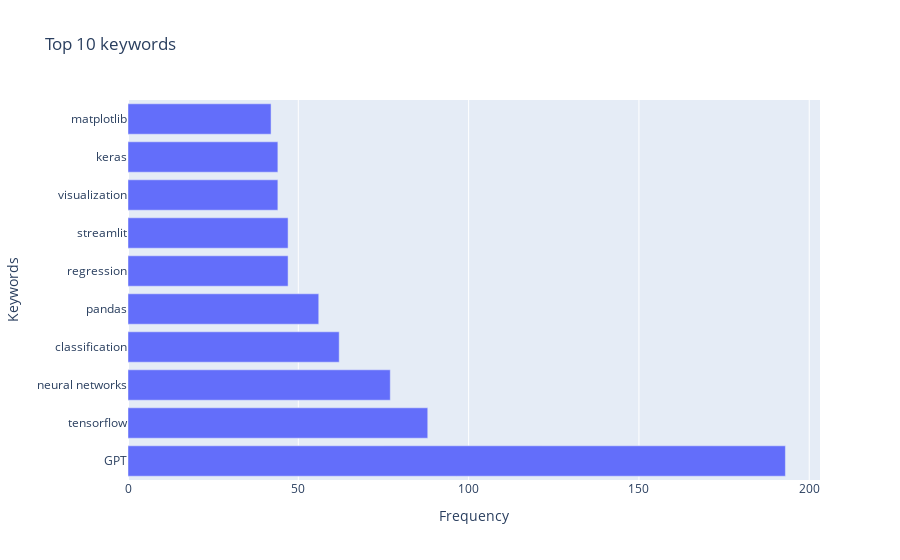
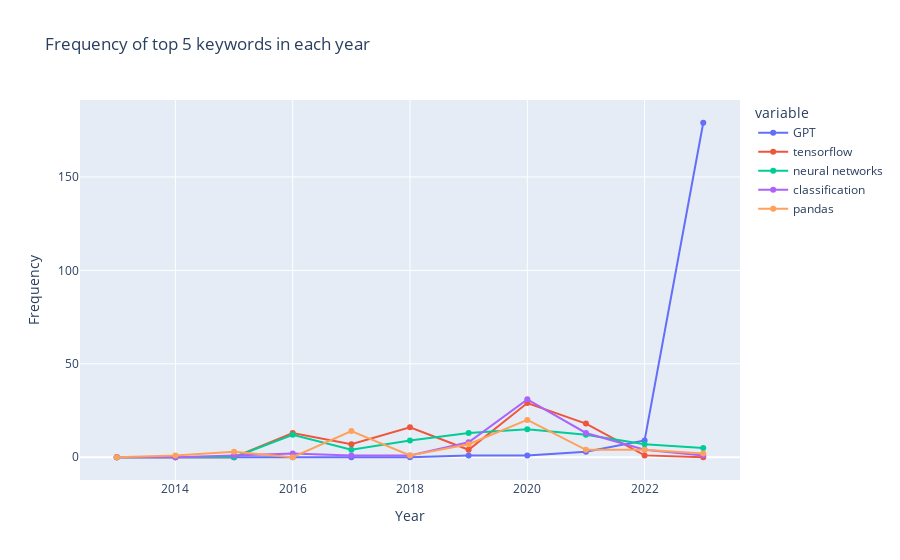

Notebook source saved alongside these figures, in order:
### Code cell
import plotly.express as px
#Illustrate the frequency of keywords in each year of top 10 keywords and bar chart of top 10 keywords
fig = px.bar(x=keywords_freq_df.sum(axis=1).sort_values(ascending=False).values[:10],
             y=top_10_keywords,orientation='h',title='Top 10 keywords',
             labels={'x':'Frequency','y':'Keywords'})

fig.show()
#Transpose the dataframe to plot
keywords_freq_df_transpose = keywords_freq_df.T
fig=px.line(keywords_freq_df_transpose,x=keywords_freq_df_transpose.index,y=top_5_keywords,markers=True
            ,title='Frequency of top 5 keywords in each year',labels={'index':'Year','value':'Frequency'})
fig.show()

### Figure 1 — Plotly figure (JSON) as saved in the notebook; plotly's stock layout.template omitted (floating-point values rounded to 4 significant figures)
{"data": [{"alignmentgroup": "True", "hovertemplate": "Frequency=%{x}<br>Keywords=%{y}<extra></extra>", "legendgroup": "", "marker": {"color": "#636efa", "pattern": {"shape": ""}}, "name": "", "offsetgroup": "", "orientation": "h", "showlegend": false, "textposition": "auto", "type": "bar", "x": [193, 88, 77, 62, 56, 47, 47, 44, 44, 42], "xaxis": "x", "y": ["GPT", "tensorflow", "neural networks", "classification", "pandas", "regression", "streamlit", "visualization", "keras", "matplotlib"], "yaxis": "y"}], "layout": {"barmode": "relative", "legend": {"tracegroupgap": 0}, "title": {"text": "Top 10 keywords"}, "xaxis": {"anchor": "y", "domain": [0, 1], "title": {"text": "Frequency"}}, "yaxis": {"anchor": "x", "domain": [0, 1], "title": {"text": "Keywords"}}}}

### Figure 2 — Plotly figure (JSON) as saved in the notebook; plotly's stock layout.template omitted (floating-point values rounded to 4 significant figures)
{"data": [{"hovertemplate": "variable=GPT<br>Year=%{x}<br>Frequency=%{y}<extra></extra>", "legendgroup": "GPT", "line": {"color": "#636efa", "dash": "solid"}, "marker": {"symbol": "circle"}, "mode": "markers+lines", "name": "GPT", "orientation": "v", "showlegend": true, "type": "scatter", "x": [2013, 2014, 2015, 2016, 2017, 2018, 2019, 2020, 2021, 2022, 2023], "xaxis": "x", "y": [0, 0, 0, 0, 0, 0, 1, 1, 3, 9, 179], "yaxis": "y"}, {"hovertemplate": "variable=tensorflow<br>Year=%{x}<br>Frequency=%{y}<extra></extra>", "legendgroup": "tensorflow", "line": {"color": "#EF553B", "dash": "solid"}, "marker": {"symbol": "circle"}, "mode": "markers+lines", "name": "tensorflow", "orientation": "v", "showlegend": true, "type": "scatter", "x": [2013, 2014, 2015, 2016, 2017, 2018, 2019, 2020, 2021, 2022, 2023], "xaxis": "x", "y": [0, 0, 0, 13, 7, 16, 4, 29, 18, 1, 0], "yaxis": "y"}, {"hovertemplate": "variable=neural networks<br>Year=%{x}<br>Frequency=%{y}<extra></extra>", "legendgroup": "neural networks", "line": {"color": "#00cc96", "dash": "solid"}, "marker": {"symbol": "circle"}, "mode": "markers+lines", "name": "neural networks", "orientation": "v", "showlegend": true, "type": "scatter", "x": [2013, 2014, 2015, 2016, 2017, 2018, 2019, 2020, 2021, 2022, 2023], "xaxis": "x", "y": [0, 0, 0, 12, 4, 9, 13, 15, 12, 7, 5], "yaxis": "y"}, {"hovertemplate": "variable=classification<br>Year=%{x}<br>Frequency=%{y}<extra></extra>", "legendgroup": "classification", "line": {"color": "#ab63fa", "dash": "solid"}, "marker": {"symbol": "circle"}, "mode": "markers+lines", "name": "classification", "orientation": "v", "showlegend": true, "type": "scatter", "x": [2013, 2014, 2015, 2016, 2017, 2018, 2019, 2020, 2021, 2022, 2023], "xaxis": "x", "y": [0, 0, 1, 2, 1, 1, 8, 31, 13, 4, 1], "yaxis": "y"}, {"hovertemplate": "variable=pandas<br>Year=%{x}<br>Frequency=%{y}<extra></extra>", "legendgroup": "pandas", "line": {"color": "#FFA15A", "dash": "solid"}, "marker": {"symbol": "circle"}, "mode": "markers+lines", "name": "pandas", "orientation": "v", "showlegend": true, "type": "scatter", "x": [2013, 2014, 2015, 2016, 2017, 2018, 2019, 2020, 2021, 2022, 2023], "xaxis": "x", "y": [0, 1, 3, 0, 14, 1, 7, 20, 4, 4, 2], "yaxis": "y"}], "layout": {"legend": {"title": {"text": "variable"}, "tracegroupgap": 0}, "title": {"text": "Frequency of top 5 keywords in each year"}, "xaxis": {"anchor": "y", "domain": [0, 1], "title": {"text": "Year"}}, "yaxis": {"anchor": "x", "domain": [0, 1], "title": {"text": "Frequency"}}}}
